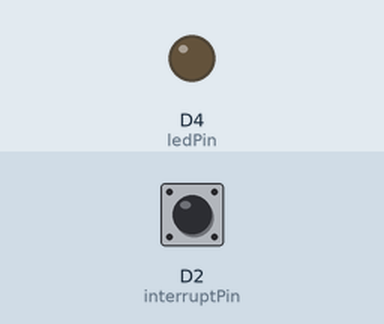
Simulated run of this sketch. Board: ESP8266 (NodeMCU). Parts: output pins drawn as LEDs (lit = HIGH). The inputs (shaded band) are chosen by the test bench; at power-on: D2 (interruptPin) HIGH.

Above: at 1.2 s.
1.3 s: D2 (interruptPin) pulled LOW for 0.15 s
At 1.37 s:
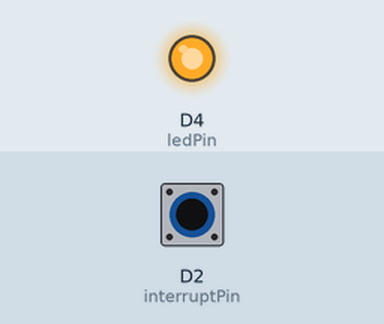
2.9 s: D2 (interruptPin) pulled LOW for 3.2 s
At 7.1 s:
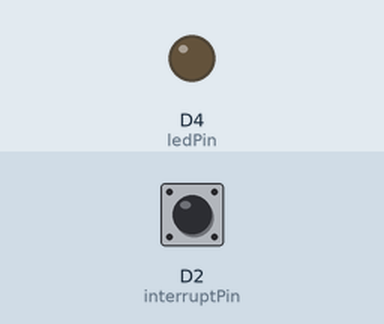
Timing chart, 0 to 8.6 s (numbered marks = the images above; inputs shaded):
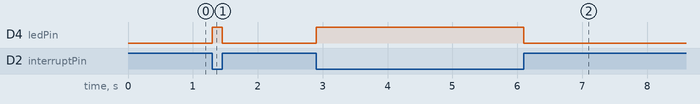

The sketch:

CHANGE.ino
```cpp
const byte ledPin = D4;
const byte interruptPin = D2;
volatile byte state = LOW;

void setup() {
  pinMode(ledPin, OUTPUT);
  pinMode(interruptPin, INPUT_PULLUP);
  attachInterrupt(digitalPinToInterrupt(interruptPin), blink, CHANGE);
}

void loop() {
  digitalWrite(ledPin, state);
}

void blink() {
  state = !state;
}
```

Measured:
- after the input at 1.3 s, D4 (ledPin): LOW → HIGH at once, → LOW 0.15 s later
- after the input at 2.9 s, D4 (ledPin): LOW → HIGH at once, → LOW 3.2 s later
